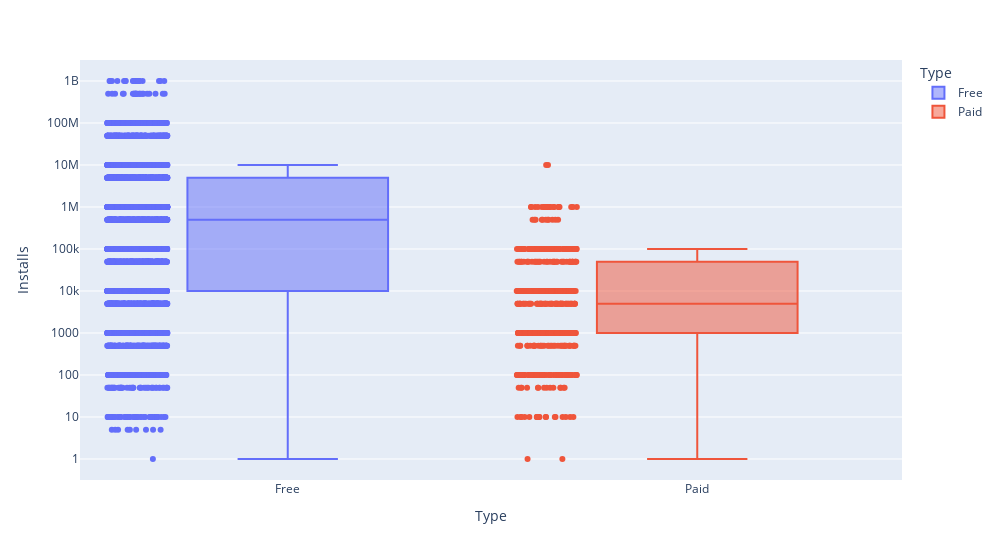

The cell this chart's notebook holds for it:
### Code cell
box_plot = px.box(df_apps_clean,
                  x='Type',
                  y='Installs',
                  color='Type',
                  points='all')
box_plot.update_layout(
       yaxis={'type':'log'},
       width=1000
    )
box_plot.show()

### Figure 1 — Plotly figure (JSON) as saved in the notebook; plotly's stock layout.template omitted (floating-point values rounded to 4 significant figures; data arrays with more than 128 entries replaced by an {"elided": "..."} marker saying what was removed)
{"data": [{"alignmentgroup": "True", "boxpoints": "all", "hovertemplate": "Type=%{x}<br>Installs=%{y}<extra></extra>", "legendgroup": "Free", "marker": {"color": "#636efa"}, "name": "Free", "notched": false, "offsetgroup": "Free", "orientation": "v", "showlegend": true, "type": "box", "x": {"elided": "7595 str values"}, "x0": " ", "xaxis": "x", "y": {"elided": "7595 int values"}, "y0": " ", "yaxis": "y"}, {"alignmentgroup": "True", "boxpoints": "all", "hovertemplate": "Type=%{x}<br>Installs=%{y}<extra></extra>", "legendgroup": "Paid", "marker": {"color": "#EF553B"}, "name": "Paid", "notched": false, "offsetgroup": "Paid", "orientation": "v", "showlegend": true, "type": "box", "x": {"elided": "589 str values"}, "x0": " ", "xaxis": "x", "y": {"elided": "589 int values"}, "y0": " ", "yaxis": "y"}], "layout": {"boxmode": "overlay", "legend": {"title": {"text": "Type"}, "tracegroupgap": 0}, "margin": {"t": 60}, "width": 1000, "xaxis": {"anchor": "y", "categoryarray": ["Free", "Paid"], "categoryorder": "array", "domain": [0, 1], "title": {"text": "Type"}}, "yaxis": {"anchor": "x", "domain": [0, 1], "title": {"text": "Installs"}, "type": "log"}}}
